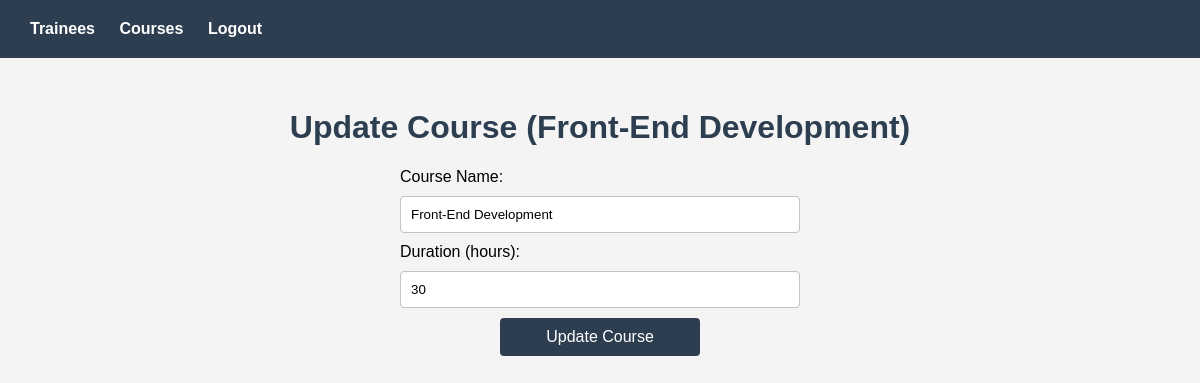
The page /courses/update/1/ on the database its author committed.
### course/models.py (models this page shows, shortened)
class Course(models.Model):
    id = models.AutoField(primary_key=True)
    name = models.CharField(max_length=100)
    duration = models.IntegerField()
    created_at = models.DateTimeField(auto_now_add=True)
    updated_at = models.DateTimeField(auto_now=True)

### course/views.py (the view)
# urls.py: path('update/<int:id>/', updateCourse, name='UpdateCourse'),
def updateCourse(request, id):
    course = Course.objects.get(id=id)
    if request.method == 'POST':
        course.name = request.POST['course-name']
        course.duration = request.POST['course-duration']
        course.save()
        return redirect('CourseList')
    return render(request, 'course/update.html', {'course': course})

### templates/course/update.html (shortened to what this page needs)
{% extends 'base.html' %}
{% block content %}
<h1>Update Course ({{ course.name }})</h1>
<form method="post">
    <label for="cName">Course Name:</label>
    <input type="text" id="cName" name="course-name" value="{{ course.name }}" placeholder="Enter course name" required>
    <label for="cDuration">Duration (hours):</label>
    <input type="number" id="cDuration" name="course-duration" value="{{ course.duration }}" placeholder="Enter course duration" required>
    <button type="submit" class="btn">Update Course</button>
</form>
{%endblock%}

### static/css/style.css (style rules this page uses)
body { font-family: Arial, sans-serif; margin: 0; padding: 0; background: #f4f4f4; }
h1 { color: #2c3e50; }
form, form p { display: flex; flex-direction: column; width: 400px; gap: 10px; }
input, select { padding: 10px; border: #bfc5cb solid 1px; border-radius: 4px; }
.btn { background: #2c3e50; color: white; width: 50%; margin-inline: auto; padding: 10px; border: none; border-radius: 4px; cursor: pointer; font-size: 16px; }

### rows shown on the page
Course: name "Front-End Development", course-name "Front-End Development", course-duration "30"
